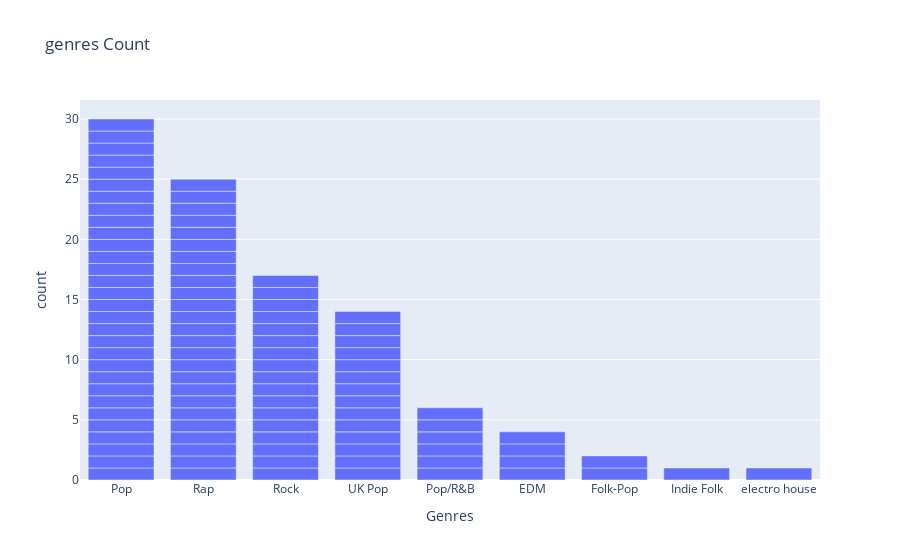

The notebook cell saved with this chart:
### Markdown cell above
#Data visualization

### Code cell
sorted_counts = df["Genres"].value_counts().sort_values(ascending=False)
sorted_genres = sorted_counts.index.tolist()

fig = px.bar(df, x="Genres", title="genres Count",
             category_orders={"Genres": sorted_genres})
fig.show()

### Figure 1 — Plotly figure (JSON) as saved in the notebook; plotly's stock layout.template omitted (floating-point values rounded to 4 significant figures)
{"data": [{"alignmentgroup": "True", "hovertemplate": "Genres=%{x}<br>count=%{y}<extra></extra>", "legendgroup": "", "marker": {"color": "#636efa", "pattern": {"shape": ""}}, "name": "", "offsetgroup": "", "orientation": "v", "showlegend": false, "textposition": "auto", "type": "bar", "x": ["Pop/R&B", "UK Pop", "UK Pop", "Pop", "Rap", "Pop/R&B", "Rap", "Pop", "Rock", "Rock", "Pop", "Rock", "UK Pop", "Rap", "UK Pop", "Pop/R&B", "Pop", "Pop", "Pop", "Pop", "UK Pop", "Folk-Pop", "Rock", "Pop", "Rap", "UK Pop", "Rock", "Rap", "Rap", "Rock", "Pop", "UK Pop", "Rap", "Pop", "Rap", "Pop", "Pop", "Rock", "Pop", "Pop", "Rock", "EDM", "Pop/R&B", "Rock", "Pop/R&B", "Rock", "Indie Folk", "Rap", "Folk-Pop", "Rap", "Pop", "Rock", "Pop", "Rap", "Rock", "Rap", "Pop", "Pop", "Pop", "Pop", "UK Pop", "Rap", "Pop", "Pop", "UK Pop", "Rap", "Pop", "EDM", "UK Pop", "UK Pop", "UK Pop", "Rap", "Rap", "Pop", "Rock", "Rap", "Rap", "Rap", "EDM", "Pop", "Pop", "EDM", "Pop", "Rock", "Rock", "Pop", "Rap", "Rock", "UK Pop", "UK Pop", "Pop", "Pop", "Rap", "Rock", "Pop/R&B", "Rap", "Rap", "Rap", "Rap", "electro house"], "xaxis": "x", "y": [1, 1, 1, 1, 1, 1, 1, 1, 1, 1, 1, 1, 1, 1, 1, 1, 1, 1, 1, 1, 1, 1, 1, 1, 1, 1, 1, 1, 1, 1, 1, 1, 1, 1, 1, 1, 1, 1, 1, 1, 1, 1, 1, 1, 1, 1, 1, 1, 1, 1, 1, 1, 1, 1, 1, 1, 1, 1, 1, 1, 1, 1, 1, 1, 1, 1, 1, 1, 1, 1, 1, 1, 1, 1, 1, 1, 1, 1, 1, 1, 1, 1, 1, 1, 1, 1, 1, 1, 1, 1, 1, 1, 1, 1, 1, 1, 1, 1, 1, 1], "yaxis": "y"}], "layout": {"barmode": "relative", "legend": {"tracegroupgap": 0}, "title": {"text": "genres Count"}, "xaxis": {"anchor": "y", "categoryarray": ["Pop", "Rap", "Rock", "UK Pop", "Pop/R&B", "EDM", "Folk-Pop", "Indie Folk", "electro house"], "categoryorder": "array", "domain": [0, 1], "title": {"text": "Genres"}}, "yaxis": {"anchor": "x", "domain": [0, 1], "title": {"text": "count"}}}}
